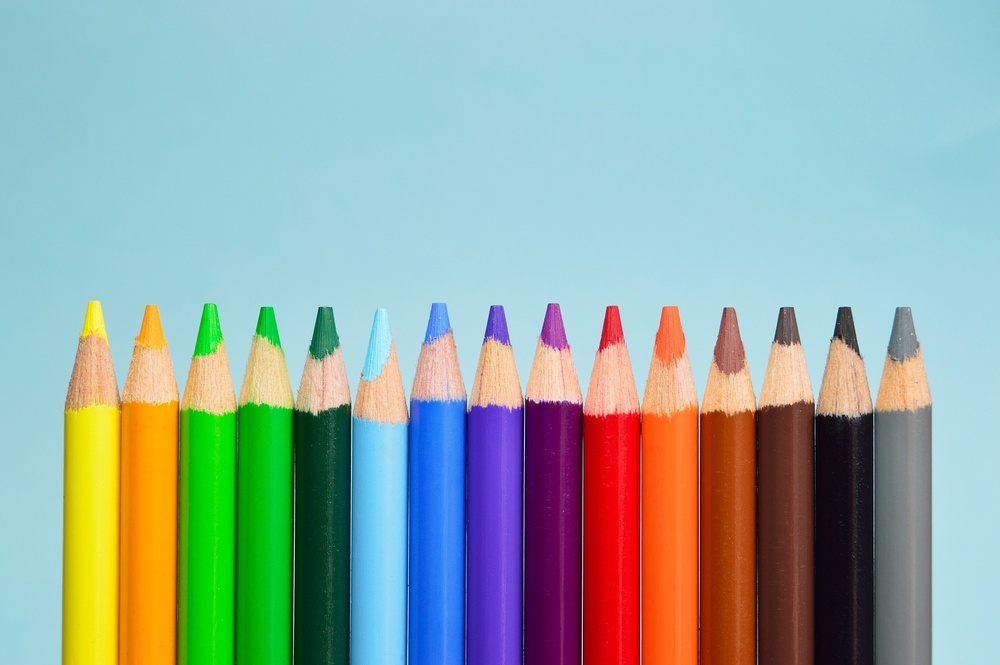
#> input picture Problem-Set-1/input/image.jpg, 1000 x 665 px, shrunk from 1920 x 1277 before the run
$ python image_features.py   (older library calls are emulated)
#> lines starting #> are read from the running program, lines starting #| are printed output that depends on the picture
import cv2
import numpy as np

def crop_image(image_path):
#> called with image_path = 'input/image.jpg'
    img = cv2.imread(image_path)
#> img is the input picture: shape (665, 1000, 3); mean B, G, R 164.5, 170.8, 148.4
    height, width = img.shape[:2]
#> height = 665; width = 1000
    crop_height = int(height / 2)
#> crop_height = 332
    crop_width = int(width / 2)
#> crop_width = 500
    x = int((width - crop_width) / 2)
#> x = 250
    y = int((height - crop_height) / 2)
#> y = 166
    cropped_img = img[y:y+crop_height, x:x+crop_width]
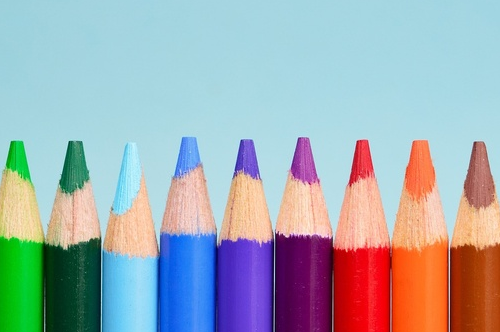
#> cropped_img: shape (332, 500, 3); mean B, G, R 178.1, 172.4, 160.9
    return cropped_img

def extract_red_channel(image_path):
#> called with image_path = 'input/image.jpg'
    img = cv2.imread(image_path)
    red_channel = img[:,:,2]
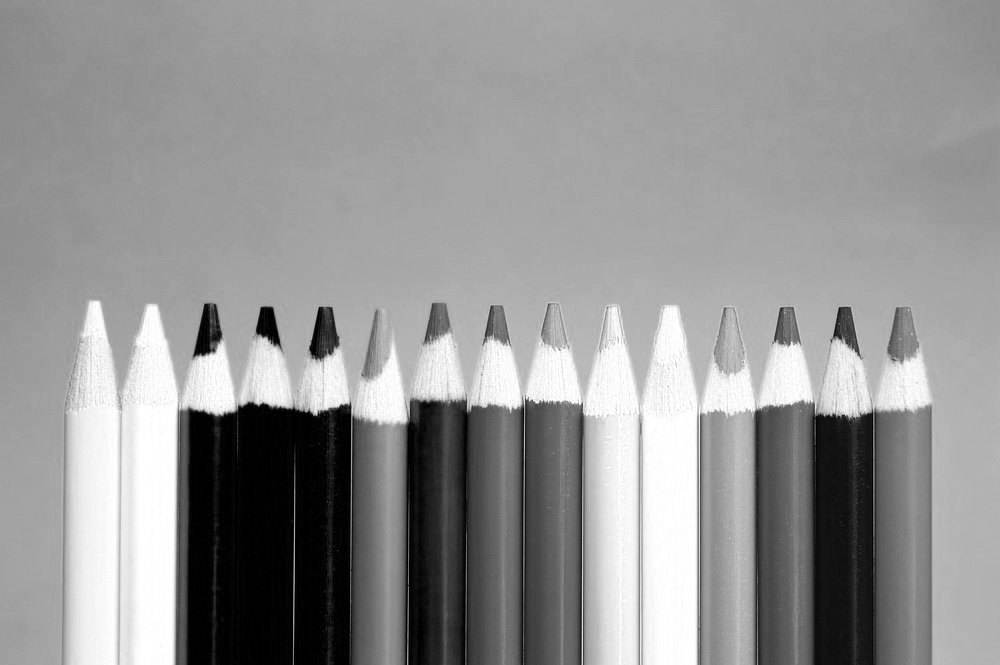
#> red_channel: shape (665, 1000); min 0, max 255, mean 148.4
    return red_channel

def grayscale_image(image_path):
#> called with image_path = 'input/image.jpg'
    img = cv2.imread(image_path)
    gray_img = cv2.cvtColor(img, cv2.COLOR_BGR2GRAY)
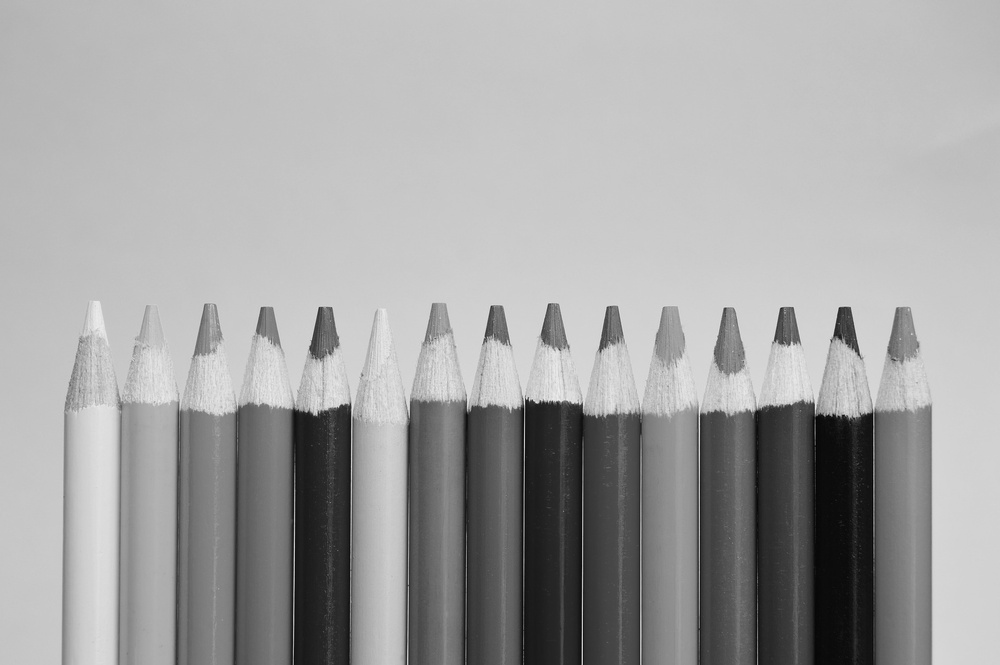
#> gray_img: shape (665, 1000); min 1, max 238, mean 163.4
    return gray_img

def sobel_filter(image_path):
#> called with image_path = 'input/image.jpg'
    img = cv2.imread(image_path, cv2.IMREAD_GRAYSCALE)
#> img: shape (665, 1000); min 0, max 240, mean 163.4
    gX = cv2.Sobel(img, cv2.CV_64F, 1, 0)
    gY = cv2.Sobel(img, cv2.CV_64F, 0, 1)
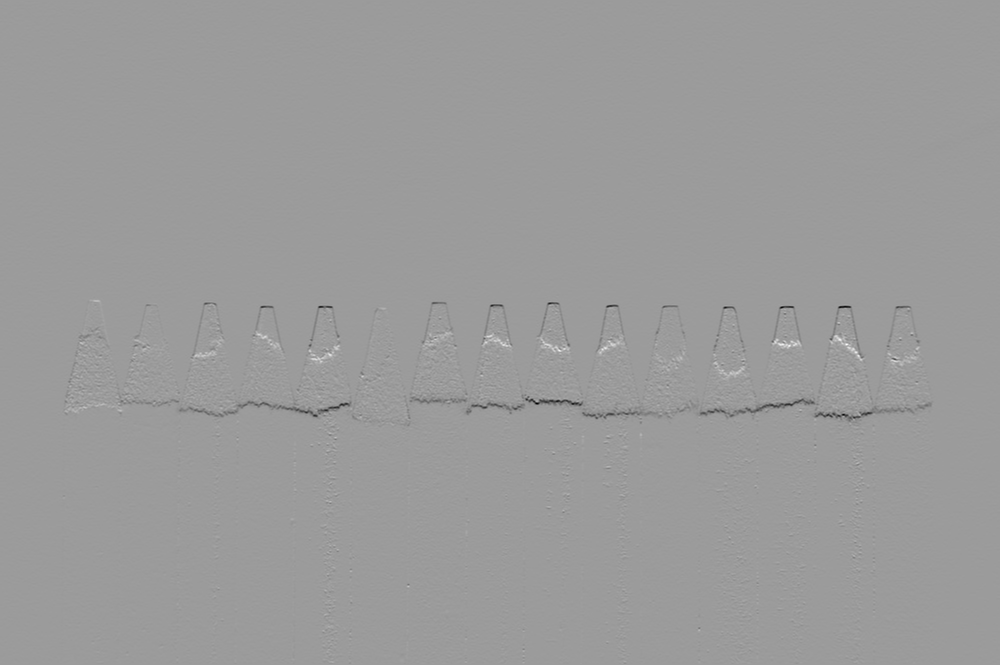
#> gY: shape (665, 1000) float64; min -717, max 459, mean -1; drawn with min black and max white
    gradient_magnitude = np.sqrt((gX ** 2) + (gY ** 2))
    gradient_orientation = np.arctan2(gY, gX) * (180 / np.pi) % 180
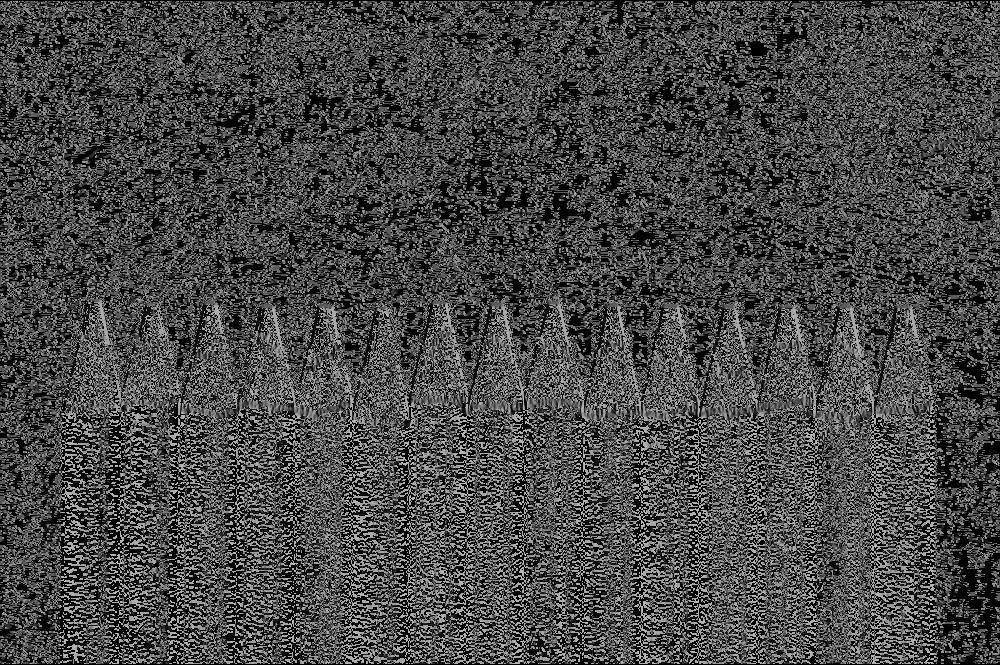
#> gradient_orientation: shape (665, 1000) float64; min 0, max 179.9, mean 70.2
    return gradient_magnitude, gradient_orientation


def laplacian_of_gaussian(image_path, sigma_values):
    img = cv2.imread(image_path)
    gray = cv2.cvtColor(img, cv2.COLOR_BGR2GRAY)

    # Iterate over the sigma values
    for sigma in sigma_values:
        ksize = int(2 * np.ceil(3 * sigma) + 1)
        log = cv2.GaussianBlur(gray, (ksize, ksize), sigma)
        log = cv2.Laplacian(log, cv2.CV_64F)
        log = cv2.normalize(log, None, 0, 1, cv2.NORM_MINMAX, cv2.CV_64F)
        cv2.imwrite(f'output/log_sigma_{sigma}.png', 255*log)


cropped_image = crop_image("input/image.jpg")
cv2.imwrite("output/cropped_image.png", cropped_image)

red_channel_image = extract_red_channel("input/image.jpg")
cv2.imwrite("output/red_channel_image.png", red_channel_image)

gray_image = grayscale_image("input/image.jpg")
cv2.imwrite("output/gray_image.png", gray_image)

gradient_magnitude_image, gradient_orientation_image = sobel_filter("input/image.jpg")
cv2.imwrite("output/gradient_magnitude_image.png", gradient_magnitude_image)
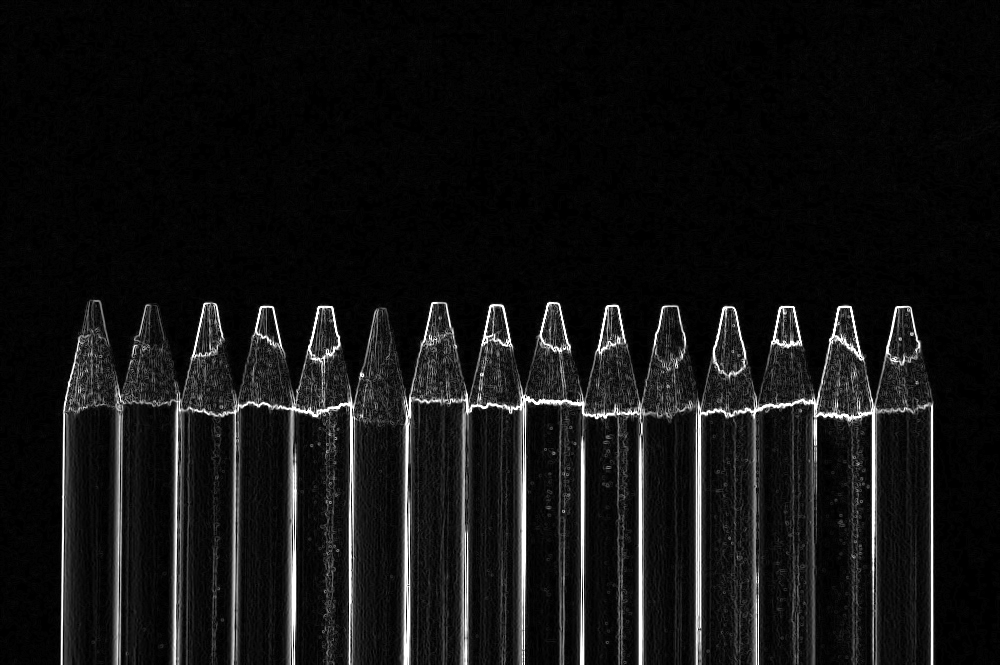
#> saved as gradient_magnitude_image.png: shape (665, 1000); min 0, max 255, mean 18.7
cv2.imwrite("output/gradient_orientation_image.png", gradient_orientation_image)

laplacian_of_gaussian("input/image.jpg", [1, 2, 3, 4, 5, 6])
#> the loop in laplacian_of_gaussian, `for sigma in sigma_values:` made 6 passes
#> pass 1, in laplacian_of_gaussian, `cv2.imwrite(f'output/log_sigma_{sigma}.png', 255*log)`:
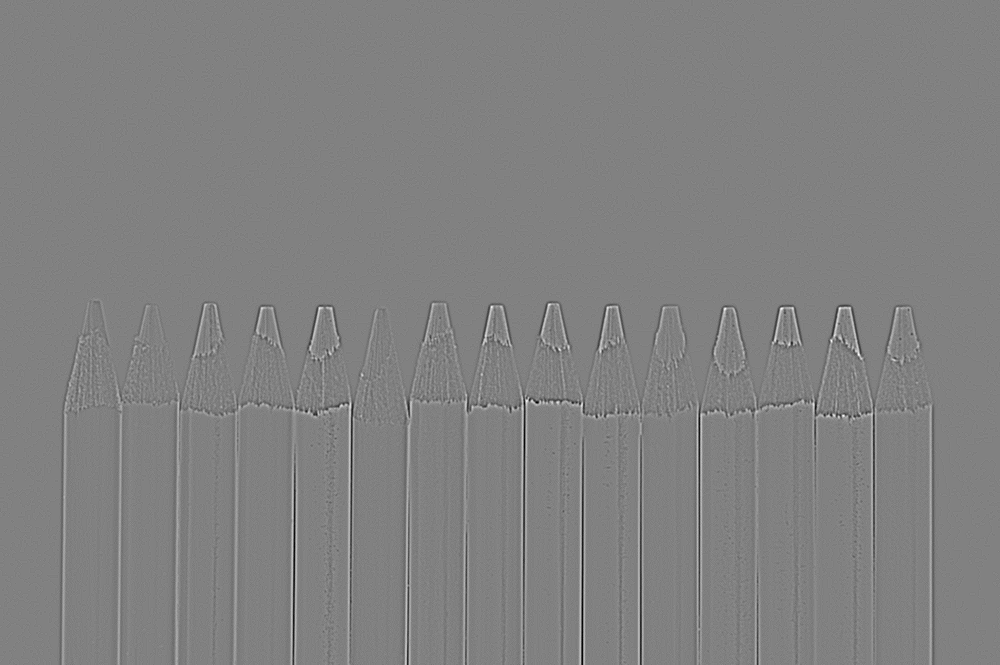
#> saved as log_sigma_1.png: shape (665, 1000); min 0, max 255, mean 128.7
